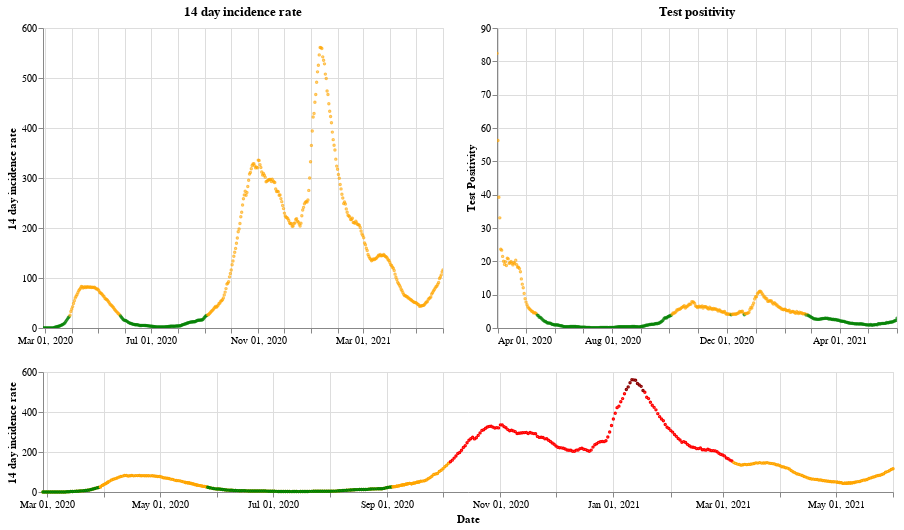

This figure's notebook cell:
### Markdown cell above
## Scotland

### Code cell
plot_traffic_light('Scotland')

### Figure 1 — Vega-Lite specification as saved in the notebook (floating-point values rounded to 4 significant figures; data arrays with more than 128 entries replaced by an {"elided": "..."} marker saying what was removed)
{"config": {"view": {"continuousWidth": 400, "continuousHeight": 300}}, "vconcat": [{"hconcat": [{"mark": {"type": "point", "size": 2}, "encoding": {"color": {"condition": {"value": "green", "test": "(datum.twoWeeklyCasesRate <= 25)"}, "value": "orange"}, "tooltip": [{"type": "nominal", "field": "areaName"}, {"type": "temporal", "field": "date"}, {"type": "quantitative", "field": "twoWeeklyCasesRate"}, {"type": "quantitative", "field": "testPositivity"}], "x": {"type": "temporal", "axis": {"title": ""}, "field": "date", "scale": {"domain": {"selection": "DateBrush"}}, "timeUnit": "yearmonthdate"}, "y": {"type": "quantitative", "axis": {"title": "14 day incidence rate"}, "field": "twoWeeklyCasesRate"}}, "title": "14 day incidence rate", "width": 400}, {"mark": {"type": "point", "size": 2}, "encoding": {"color": {"condition": {"value": "green", "test": "(datum.testPositivity <= 4)"}, "value": "orange"}, "tooltip": [{"type": "nominal", "field": "areaName"}, {"type": "temporal", "field": "date"}, {"type": "quantitative", "field": "twoWeeklyCasesRate"}, {"type": "quantitative", "field": "testPositivity"}], "x": {"type": "temporal", "axis": {"title": ""}, "field": "date", "scale": {"domain": {"selection": "DateBrush"}}, "timeUnit": "yearmonthdate"}, "y": {"type": "quantitative", "axis": {"title": "Test Positivity"}, "field": "testPositivity"}}, "title": "Test positivity", "width": 400}]}, {"layer": [{"mark": {"type": "point", "size": 2}, "encoding": {"color": {"condition": {"value": "orange", "test": "((50 && datum.twoWeeklyCasesRate) < 150)"}, "value": "red"}, "opacity": {"condition": {"value": 1, "test": "((50 && datum.twoWeeklyCasesRate) < 500)"}, "value": 0}, "tooltip": [{"type": "nominal", "field": "areaName"}, {"type": "temporal", "field": "date"}, {"type": "quantitative", "field": "twoWeeklyCasesRate"}, {"type": "quantitative", "field": "testPositivity"}], "x": {"type": "temporal", "axis": {"title": "Date"}, "field": "date", "timeUnit": "yearmonthdate"}, "y": {"type": "quantitative", "axis": {"title": "14 day incidence rate"}, "field": "twoWeeklyCasesRate"}}, "selection": {"DateBrush": {"type": "interval", "encodings": ["x"], "fields": ["Time"]}}, "width": 850}, {"mark": {"type": "point", "size": 2}, "encoding": {"color": {"value": "darkred"}, "opacity": {"condition": {"value": 1, "test": "(datum.twoWeeklyCasesRate >= 500)"}, "value": 0}, "tooltip": [{"type": "nominal", "field": "areaName"}, {"type": "temporal", "field": "date"}, {"type": "quantitative", "field": "twoWeeklyCasesRate"}, {"type": "quantitative", "field": "testPositivity"}], "x": {"type": "temporal", "axis": {"title": "Date"}, "field": "date", "timeUnit": "yearmonthdate"}, "y": {"type": "quantitative", "axis": {"title": "14 day incidence rate"}, "field": "twoWeeklyCasesRate"}}, "width": 400}, {"mark": {"type": "point", "size": 2}, "encoding": {"color": {"condition": {"value": "green", "test": "((4 && datum.twoWeeklyCasesRate) < 25)"}, "value": "orange"}, "opacity": {"condition": {"value": 1, "test": "(datum.twoWeeklyCasesRate < 50)"}, "value": 0}, "tooltip": [{"type": "nominal", "field": "areaName"}, {"type": "temporal", "field": "date"}, {"type": "quantitative", "field": "twoWeeklyCasesRate"}, {"type": "quantitative", "field": "testPositivity"}], "x": {"type": "temporal", "axis": {"title": "Date"}, "field": "date", "timeUnit": "yearmonthdate"}, "y": {"type": "quantitative", "axis": {"title": "14 day incidence rate"}, "field": "twoWeeklyCasesRate"}}, "width": 400}], "height": 120, "width": 800}], "data": {"name": "data-c13d4fd8a622fd6835290aef0adb0e1e"}, "$schema": "https://vega.github.io/schema/vega-lite/v4.8.1.json", "datasets": {"data-c13d4fd8a622fd6835290aef0adb0e1e": {"elided": "460 records"}}}
